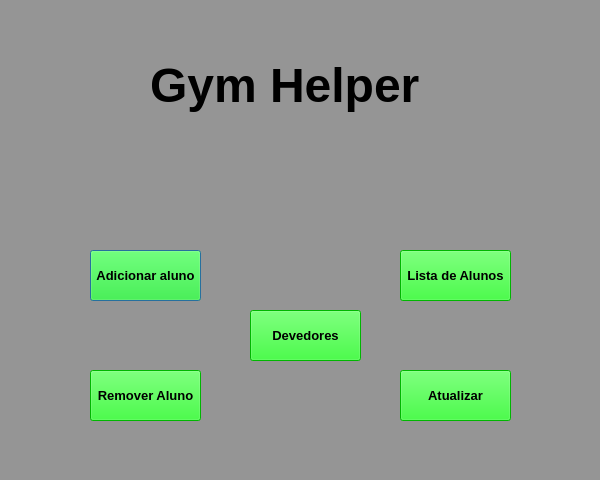
<?xml version="1.0" encoding="UTF-8"?>
<ui version="4.0">
 <class>Tela_inicial</class>
 <widget class="QDialog" name="Tela_inicial">
  <property name="geometry">
   <rect>
    <x>0</x>
    <y>0</y>
    <width>600</width>
    <height>480</height>
   </rect>
  </property>
  <property name="windowTitle">
   <string>Dialog</string>
  </property>
  <property name="styleSheet">
   <string notr="true">background-color: rgb(149, 149, 149);</string>
  </property>
  <widget class="QPushButton" name="pushButton">
   <property name="geometry">
    <rect>
     <x>90</x>
     <y>250</y>
     <width>111</width>
     <height>51</height>
    </rect>
   </property>
   <property name="font">
    <font>
     <pointsize>10</pointsize>
     <weight>75</weight>
     <bold>true</bold>
    </font>
   </property>
   <property name="styleSheet">
    <string notr="true">background-color: rgb(0, 255, 0);</string>
   </property>
   <property name="text">
    <string>Adicionar aluno</string>
   </property>
  </widget>
  <widget class="QPushButton" name="pushButton_2">
   <property name="geometry">
    <rect>
     <x>400</x>
     <y>250</y>
     <width>111</width>
     <height>51</height>
    </rect>
   </property>
   <property name="font">
    <font>
     <pointsize>10</pointsize>
     <weight>75</weight>
     <bold>true</bold>
    </font>
   </property>
   <property name="styleSheet">
    <string notr="true">background-color: rgb(0, 255, 0);</string>
   </property>
   <property name="text">
    <string>Lista de Alunos</string>
   </property>
  </widget>
  <widget class="QPushButton" name="pushButton_3">
   <property name="geometry">
    <rect>
     <x>90</x>
     <y>370</y>
     <width>111</width>
     <height>51</height>
    </rect>
   </property>
   <property name="font">
    <font>
     <pointsize>10</pointsize>
     <weight>75</weight>
     <bold>true</bold>
    </font>
   </property>
   <property name="styleSheet">
    <string notr="true">background-color: rgb(0, 255, 0);</string>
   </property>
   <property name="text">
    <string>Remover Aluno</string>
   </property>
  </widget>
  <widget class="QLabel" name="label">
   <property name="geometry">
    <rect>
     <x>150</x>
     <y>50</y>
     <width>301</width>
     <height>71</height>
    </rect>
   </property>
   <property name="font">
    <font>
     <pointsize>36</pointsize>
     <weight>75</weight>
     <bold>true</bold>
    </font>
   </property>
   <property name="text">
    <string>Gym Helper</string>
   </property>
  </widget>
  <widget class="QPushButton" name="pushButton_4">
   <property name="geometry">
    <rect>
     <x>400</x>
     <y>370</y>
     <width>111</width>
     <height>51</height>
    </rect>
   </property>
   <property name="font">
    <font>
     <pointsize>10</pointsize>
     <weight>75</weight>
     <bold>true</bold>
    </font>
   </property>
   <property name="styleSheet">
    <string notr="true">background-color: rgb(0, 255, 0);</string>
   </property>
   <property name="text">
    <string>Atualizar</string>
   </property>
  </widget>
  <widget class="QPushButton" name="pushButton_5">
   <property name="geometry">
    <rect>
     <x>250</x>
     <y>310</y>
     <width>111</width>
     <height>51</height>
    </rect>
   </property>
   <property name="font">
    <font>
     <pointsize>10</pointsize>
     <weight>75</weight>
     <bold>true</bold>
    </font>
   </property>
   <property name="styleSheet">
    <string notr="true">background-color: rgb(0, 255, 0);</string>
   </property>
   <property name="text">
    <string>Devedores</string>
   </property>
  </widget>
 </widget>
 <resources/>
 <connections/>
</ui>
